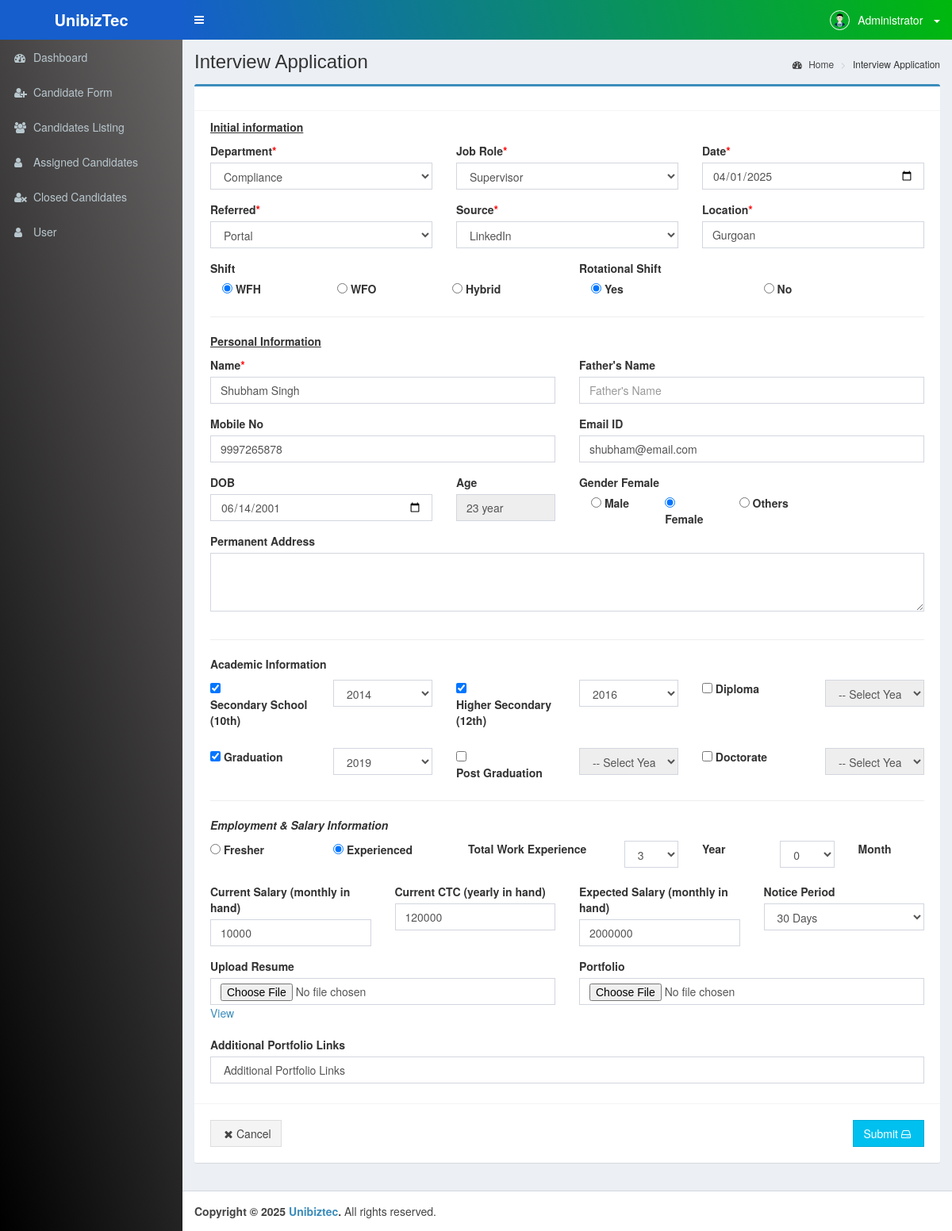
The app's page /candidate-edit/1A9B02C3/ (signed in), older data.
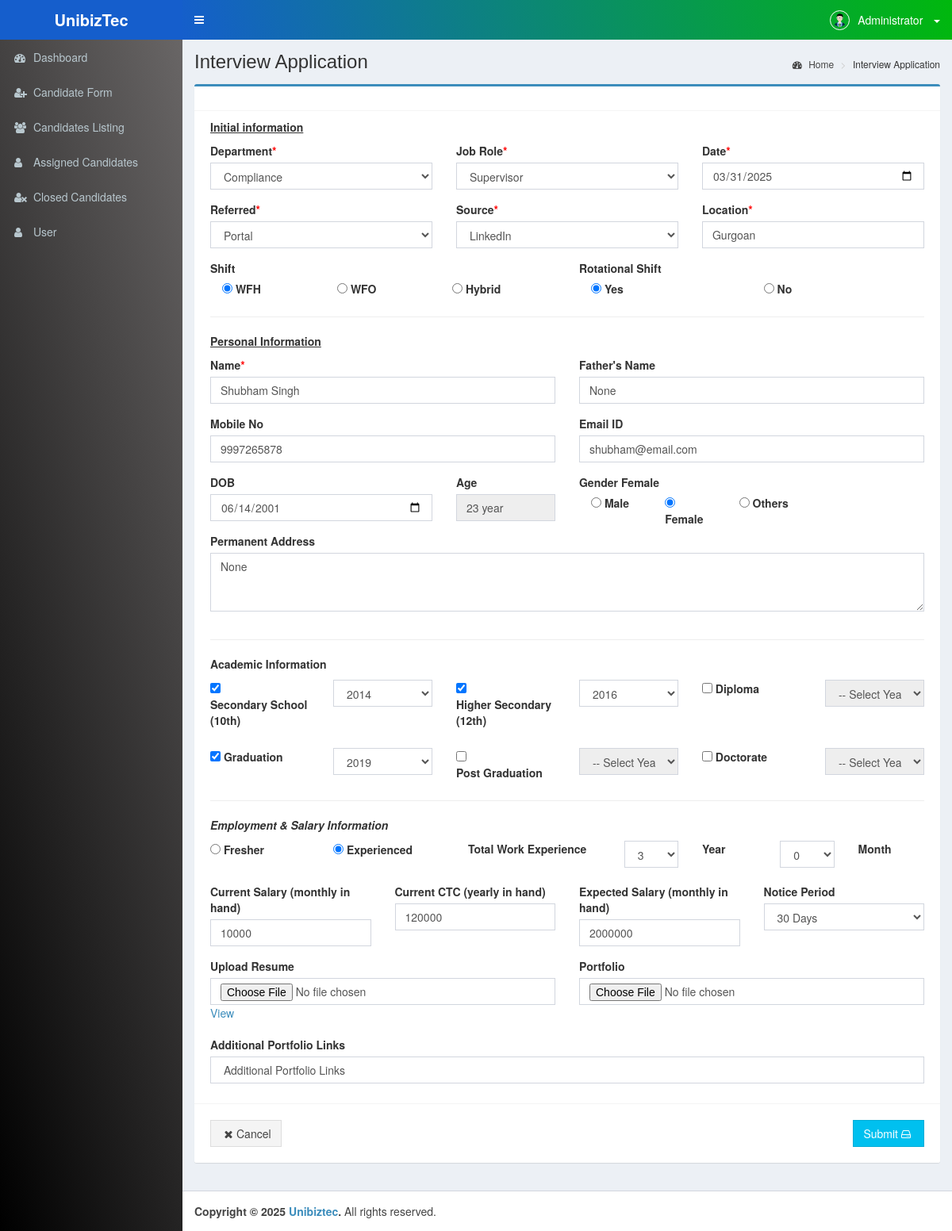
The same page, newer data.
### hrmsApp/models.py (models this page shows, shortened)
class Candidate(models.Model):
    token=models.CharField(max_length=15)
    dept_id=models.ForeignKey(Department,on_delete=models.CASCADE,related_name='candidate')
    apply_for=models.ForeignKey(JobRole, on_delete=models.CASCADE, related_name='candidates')
    int_date=models.DateField(default=date.today)
    referred=models.CharField(max_length=50)
    emp_name=models.CharField(max_length=70,null=True,blank=True)
    emp_id=models.CharField(max_length=30,null=True,blank=True)
    source=models.CharField(max_length=30,null=True,blank=True)
    location=models.CharField(max_length=50)
    shift=models.CharField(max_length=30)
    r_shift=models.CharField(max_length=30)
    name=models.CharField(max_length=70)
    father_name=models.CharField(max_length=70,null=True,blank=True)
    mobile=models.CharField(max_length=30,null=True,blank=True)
    email=models.EmailField(unique=True,null=True,blank=True)
    dob=models.DateField(null=True)
    gender=models.CharField(max_length=30,null=True,blank=True)
    address=models.CharField(max_length=100,null=True,blank=True)
    bgv_link=models.IntegerField(default=0)
    bgv_sent_on=models.DateField(null=True,blank=True)
    bgv_received_on=models.DateField(null=True,blank=True)
    doc_link=models.IntegerField(default=0)
    status=models.IntegerField(default=1)
    created_at = models.DateTimeField(auto_now_add=True)
    updated_at = models.DateTimeField(auto_now=True)

class Department(models.Model):
    dept_name= models.CharField(max_length=70)

class JobRole(models.Model):
    name = models.CharField(max_length=100)

### hrmsApp/middlewares.py (the view)
    def auth_view(request, *args, **kwargs):
        if request.user.is_authenticated == False:
            return redirect('login')
        return view_function(request, *args, **kwargs)

### hrmsApp/templatetags/custom_tags.py (called while the page is built)
@register.filter
def range_filter(start, end):
    return range(int(start), int(end) +1)

@register.filter
def to_int(value):
    return int(value)

@register.filter
def format_date(value):
    if isinstance(value, datetime):
        return value.strftime("%Y-%m-%d")
    elif isinstance(value, date):
        return value.strftime("%Y-%m-%d")
    return value

@register.filter
def calculate_age(dob):
    if dob:
        today = datetime.today().date()
        age = today.year - dob.year - ((today.month, today.day) < (dob.month, dob.day))
        return age
    return None

### hrmsApp/views.py (called while the page is built)
@auth
def candidate_edit_view(request, token):
    departments = Department.objects.all()
    jobrole = JobRole.objects.all()
    candidate = get_object_or_404(
        Candidate.objects.prefetch_related('ed_candidate', 'exp_candidate'),
        token=token
    )
    education = candidate.ed_candidate.first()
    experience = candidate.exp_candidate.first()
    return render(request, 'pages/candidate-edit.html',{
        'departments':departments,
        'jobrole':jobrole,
        'candidate': candidate,
        'education': education,
        'experience': experience
    })

### hrmsApp/templates/pages/candidate-edit.html (shortened to what the changed rows need)
{% extends 'layouts/base.html' %}
{% block content %}
{% load custom_tags %}
{% now "Y" as current_year %}
<div class="content-wrapper">
    <section class="content-header">
        <h1>
            Interview Application
        </h1>
    </section>
    <section class="content">
        <div class="row">
            <div class="col-md-12">
                <div class="box box-primary">
                    <form autocomplete="off" enctype="multipart/form-data" method="POST" files="true"
                        action="{% url 'candidate_update' token=candidate.token %}">
                        <div class="box-body">
                            <div class="row">
                                <div class="col-md-4">
                                    <div class="form-group">
                                        <label for="department">Department<span style="color: red;">*</span> </label>
                                        <select class="form-control" name="department_id" id="department" required>
                                            {% for dept in departments %}
                                            <option value="{{dept.id}}" {% if candidate.dept_id.id == dept.id %} selected {% endif %}>{{dept.dept_name}}</option>
                                            {% endfor %}
                                        </select>
                                    </div>
                                </div>
                                <div class="col-md-4">
                                    <div class="form-group">
                                        <label for="position">Job Role<span style="color: red;">*</span></label>
                                        <select class="form-control" name="apply_for" id="position" required>
                                            {% for job in jobrole %}
                                            <option value="{{job.id}}" {% if candidate.apply_for.id == job.id %} selected {% endif %}>{{job.name}}</option>
                                            {% endfor %}
                                        </select>
                                    </div>
                                </div>
                                <div class="col-md-4">
                                    <div class="form-group">
                                        <label for="interview_date">Date<span style="color: red;">*</span></label>
                                        <input type="date" class="form-control" placeholder="DD | MM | YYYY"
                                            id="dateInput" name="int_date" required value="{{ candidate.int_date|format_date }}">
                                    </div>
                                </div>
                            </div>
                            <div class="row">
                                <div class="col-md-4">
                                    <div class="form-group">
                                        <label for="referral_by">Referred<span style="color: red;">*</span></label>
                                        <select class="form-control" name="referral_by" id="referral_by" required>
                                            <option value="Portal" {% if candidate.referred == "Portal" %} selected {% endif %}>Portal</option>
                                        </select>
                                    </div>
                                </div>
                                <div class="col-md-4 source {% if candidate.referred == 'Employee' %} dis-none {% endif %}">
                                    <div class="form-group">
                                        <label for="source">Source<span style="color: red;">*</span> </label>
                                        <select class="form-control" name="source" id="source">
                                            <option value="LinkedIn" {% if candidate.source  == 'LinkedIn' %} selected {% endif %}>LinkedIn</option>
                                        </select>
                                    </div>
                                </div>
                                <div class="col-md-4">
                                    <div class="form-group">
                                        <label for="location">Location<span style="color: red;">*</span> </label>
                                        <input type="text" class="form-control" name="location" id="location" required value="{{candidate.location}}"
                                            placeholder="Location">
                                    </div>
                                </div>
                                <div class="col-md-6">
                                    <div class="form-group">
                                        <br>
                                        <div class="col-md-4"><input type="radio" id="wfh" name="shift" value="WFH"
                                            {% if candidate.shift  == 'WFH' %} checked {% endif %}> <label for="wfh"> WFH</label> </div>
                                        <div class="col-md-4"><input type="radio" id="wfo" name="shift" value="WFO" {% if candidate.shift  == 'WFO' %} checked {% endif %}>
                                            <label for="wfo"> WFO </label> </div>
                                        <div class="col-md-4"><input type="radio" id="hybrid" name="shift"
                                                value="Hybrid" {% if candidate.shift  == 'Hybrid' %} checked {% endif %}> <label for="hybrid"> Hybrid </label> </div>
                                    </div>
                                </div>
                                <div class="col-md-6">
                                    <div class="form-group">
                                        <br>
                                        <div class="col-md-6"><input type="radio" id="yes" name="r_shift" value="Yes"
                                            {% if candidate.r_shift  == 'Yes' %} checked {% endif %}> <label for="yes"> Yes</label> </div>
                                        <div class="col-md-6"><input type="radio" id="no" name="r_shift" value="No" {% if candidate.r_shift  == 'No' %} checked {% endif %}>
                                            <label for="no"> No </label> </div>
                                    </div>
                                </div>
                            </div>
                            <div class="row">
                                <div class="col-md-6">
                                    <div class="form-group">
                                        <label for="name">Name<span style="color: red;">*</span> </label>
                                        <input type="text" class="form-control" name="name" id="name" placeholder="Name"
                                            required value="{{candidate.name}}" />
                                    </div>
                                </div>
                                <div class="col-md-6">
                                    <div class="form-group">
                                        <label for="father_name">Father's Name</label>
                                        <input type="text" class="form-control" name="father_name" id="father_name"
                                            placeholder="Father's Name" value="{{candidate.father_name}}" />
                                    </div>
                                </div>
                            </div>
                            <div class="row">
                                <div class="col-md-6">
                                    <div class="form-group">
                                        <label for="phone_no">Mobile No</label>
                                        <input type="text" class="form-control" name="phone_no" id="phone_no"
                                            onkeypress="return isNumberKey(event)" placeholder="Mobile No." value="{{candidate.mobile}}" />
                                    </div>
                                </div>
                                <div class="col-md-6">
                                    <div class="form-group">
                                        <label for="email">Email ID</label>
                                        <input type="email" class="form-control" name="email" id="email"
                                            placeholder="Email ID" value="{{candidate.email}}"/>
                                    </div>
                                </div>
                            </div>
                            <div class="row">
                                <div class="col-md-4">
                                    <div class="form-group">
                                        <label for="dob">DOB</label>
                                        <input type="date" class="form-control" placeholder="DD | MM | YYYY" id="dob"
                                            name="dob" value="{{ candidate.dob|format_date }}">
                                    </div>
                                </div>
                                <div class="col-md-2">
                                    <div class="form-group">
                                        <label for="age">Age</label>
                                        <input type="text" class="form-control" name="age" id="age" placeholder="Age"
                                            readonly value="{{ candidate.dob|calculate_age }} year"/>
                                    </div>
                                </div>
                                <div class="col-md-4">
                                    <div class="form-group">
                                        <label>Gender {{candidate.gender}}</label>
                                        <br>
                                        <div class="col-md-4"><input type="radio" id="male" name="gender" value="Male" {% if candidate.gender  == 'Male' %} checked {% endif %}
                                                > <label for="male"> Male </label> </div>
                                        <div class="col-md-4"><input type="radio" id="female" name="gender" {% if candidate.gender == 'Female' %} checked {% endif %}
                                                value="Female"> <label for="female"> Female </label> </div>
                                        <div class="col-md-4"><input type="radio" id="others" name="gender" {% if candidate.gender and candidate.gender != 'Male' and candidate.gender != 'Female' %} checked {% endif %}
                                                value="Others"> <label for="others"> Others </label> </div>
                                    </div>
                                </div>
                            </div>
                            <div class="row">
                                <div class="col-md-12">
                                    <div class="form-group">
                                        <label for="address">Permanent Address</label>
                                        <textarea class="form-control" rows="3" name="address" id="address">{{candidate.address}}</textarea>
                                    </div>
                                </div>
                            </div>
                            <br>
                            <br>
                            <br>
                        </div>
                    </form>
                </div>
            </div>
        </div>
    </section>
</div>
{% endblock content %}

Row changes from the older to the newer data that the page shows:
changed Candidate "Female": int_date "04/01/2025" → "03/31/2025"; father_name (not shown) → "None"; address (not shown) → "None"
